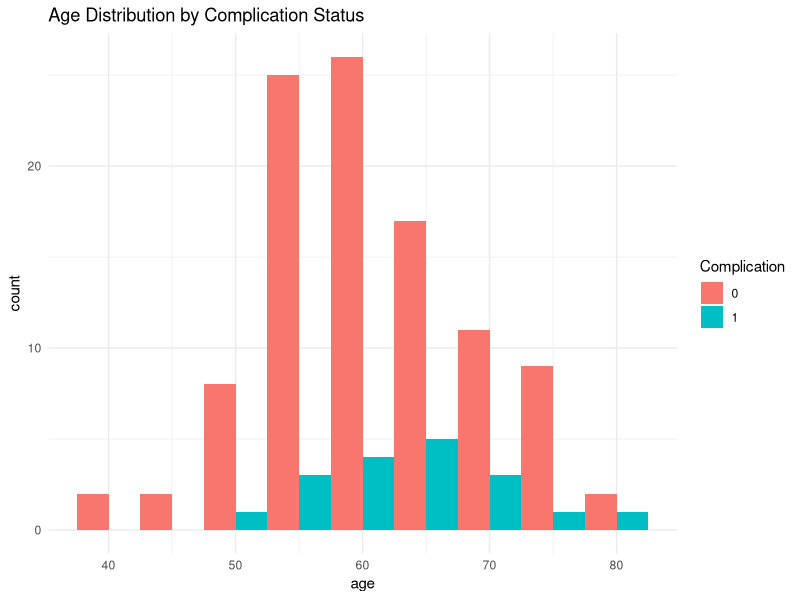
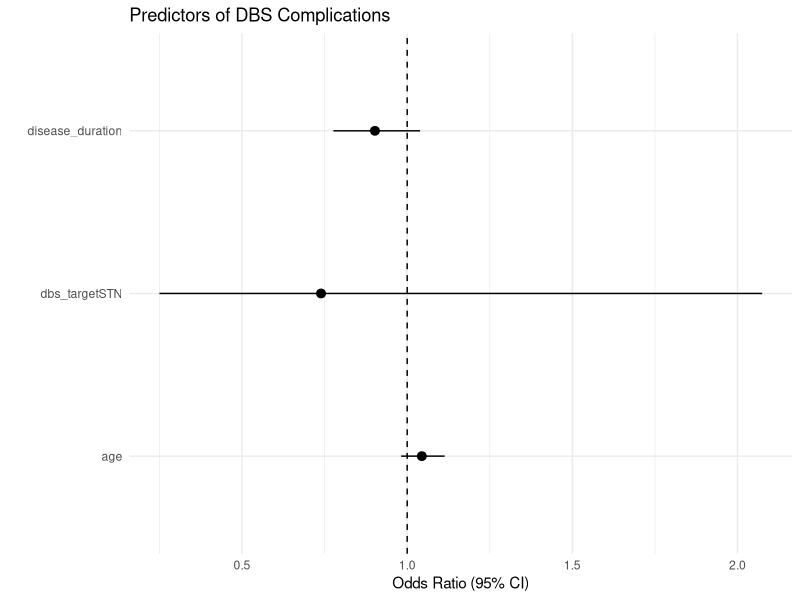
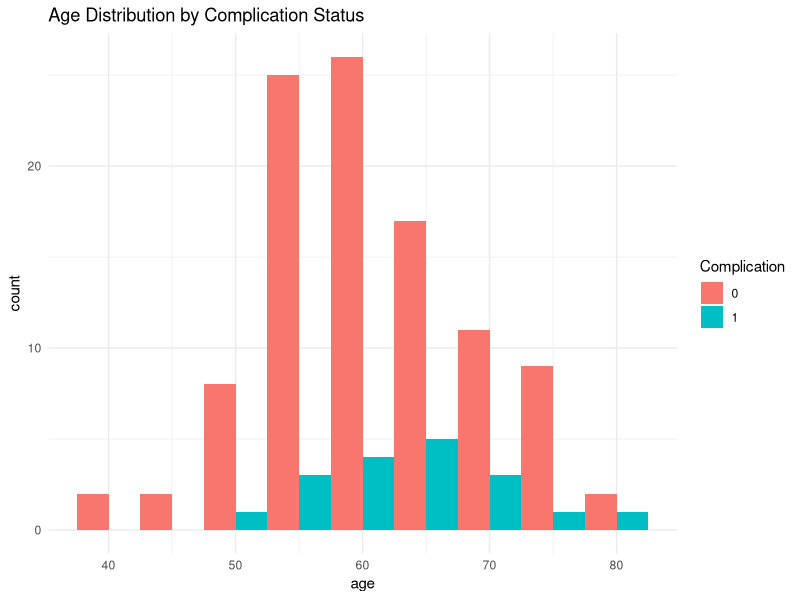
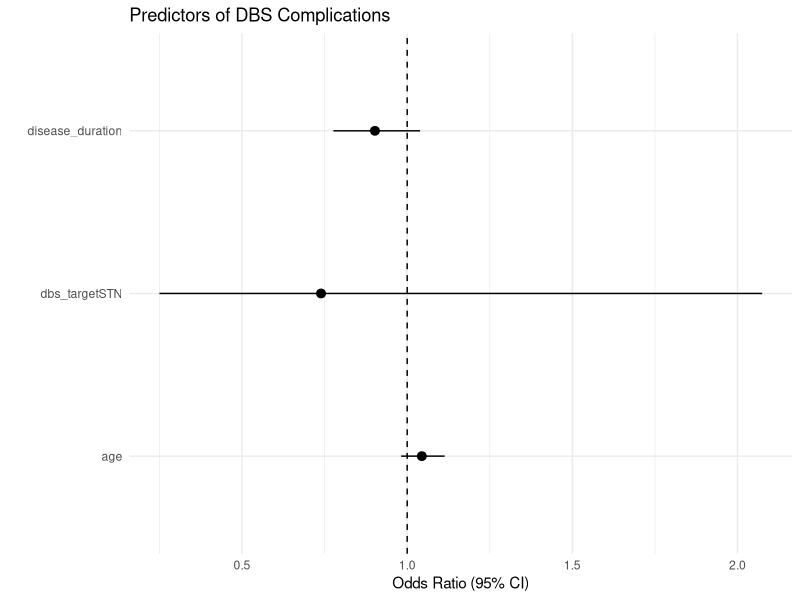

Write the R code that produced these figures, in order.
library(ggplot2)
library(broom)



set.seed(2026)

n <- 120

patient_id <- 1:n
age <- round(rnorm(n, mean = 62, sd = 8))
sex <- sample(c("Male", "Female"), n, replace = TRUE)
disease_duration <- round(rnorm(n, mean = 11, sd = 4))
dbs_target <- sample(c("STN", "GPi"), n, replace = TRUE)

baseline_updrs <- round(rnorm(n, mean = 45, sd = 10))

# Simulate improvement
improvement_percent <- round(rnorm(n, mean = 35, sd = 15))

# Simulate complication probability influenced by age and disease duration
logit_p <- -5 + 0.04*age + 0.08*disease_duration
prob_complication <- exp(logit_p)/(1+exp(logit_p))

complication <- rbinom(n, 1, prob_complication)

dbs_data <- data.frame(
  patient_id,
  age,
  sex,
  disease_duration,
  dbs_target,
  baseline_updrs,
  improvement_percent,
  complication
)

write.csv(dbs_data, "dbs_simulated_data.csv", row.names = FALSE)

# Logistic regression
model <- glm(complication ~ age + disease_duration + dbs_target,
             data = dbs_data,
             family = binomial)

summary(model)

# Odds ratios
exp(cbind(
  OR = coef(model),
  confint.default(model)
))


library(ggplot2)

ggplot(dbs_data, aes(x = age, fill = factor(complication))) +
  geom_histogram(binwidth = 5, position = "dodge") +
  labs(title = "Age Distribution by Complication Status",
       fill = "Complication") +
  theme_minimal()

ggsave("age_complication_plot.png", width = 6, height = 4)

# Logistic regression model


tidy_model <- tidy(model, conf.int = TRUE, exponentiate = TRUE)
tidy_model


tidy_model <- tidy_model[-1, ]  # remove intercept

ggplot(tidy_model, aes(x = term, y = estimate, ymin = conf.low, ymax = conf.high)) +
  geom_pointrange() +
  geom_hline(yintercept = 1, linetype = "dashed") +
  coord_flip() +
  labs(title = "Predictors of DBS Complications",
       y = "Odds Ratio (95% CI)",
       x = "") +
  theme_minimal()

ggsave("forest_plot.png", width = 6, height = 4)
